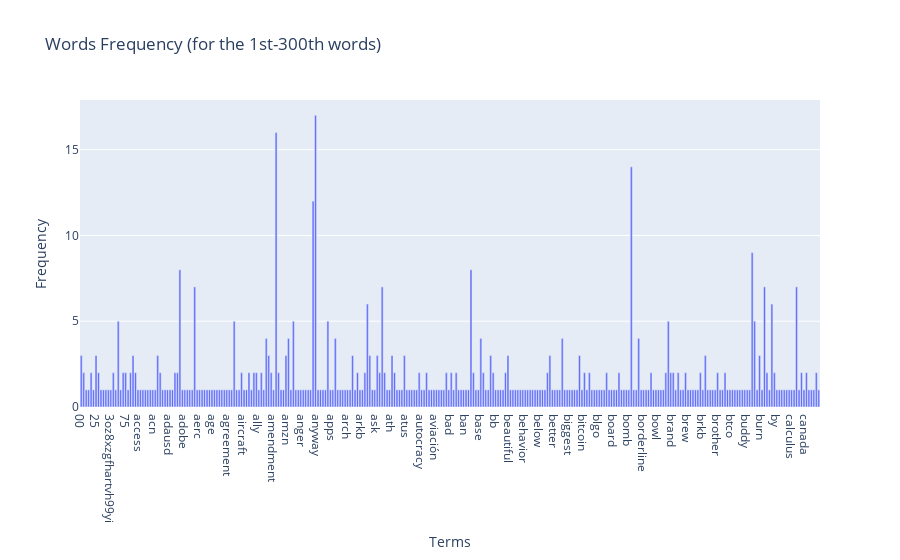
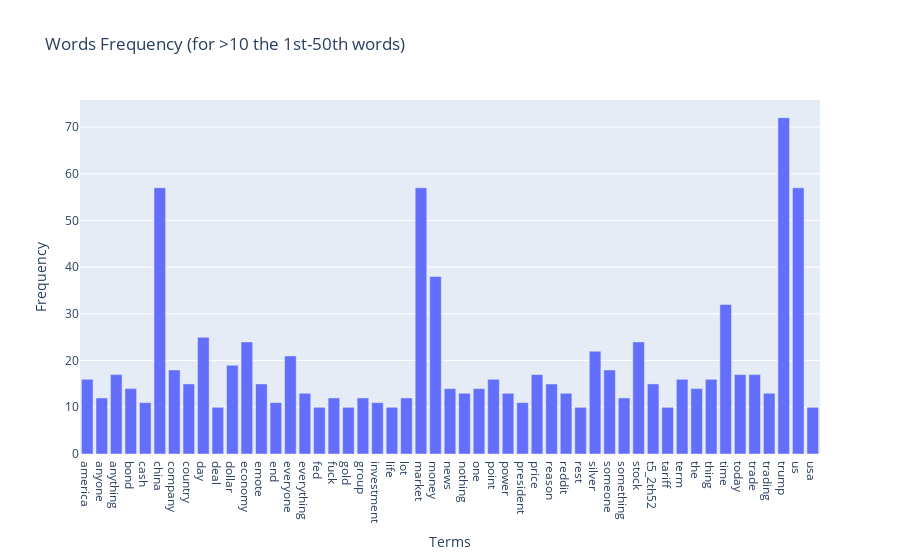
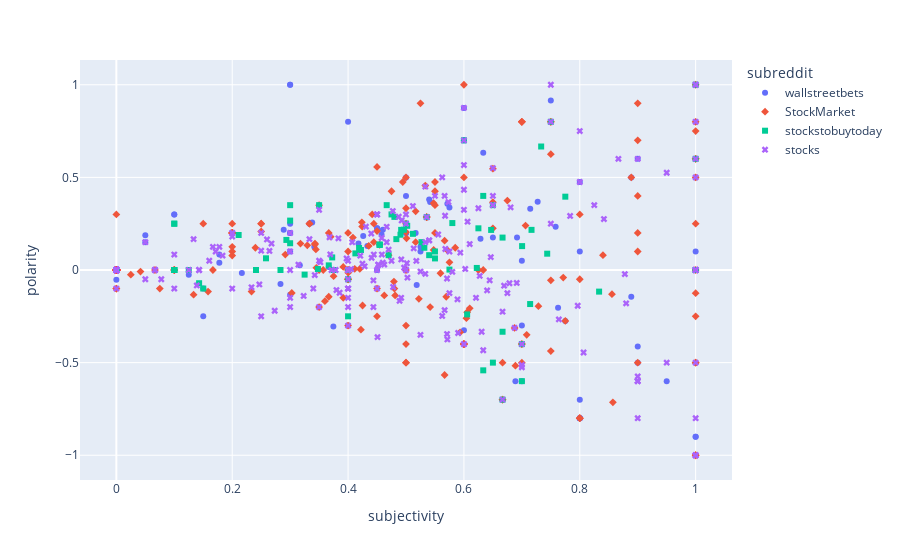
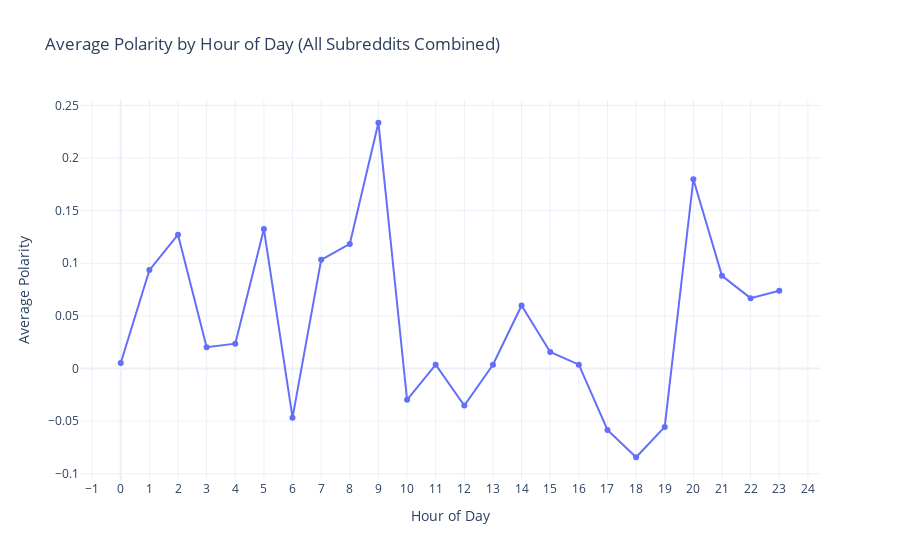

The code cell stored with these charts, in order, in its notebook:
### Markdown cell above
# Phase 1

### Code cell
### Begin Assignment Here

# SETUP
import pandas as pd
import numpy as np
import nltk

nltk.download("punkt")  # download the NLTK datasets
nltk.download("punkt_tab")
from sklearn.feature_extraction.text import CountVectorizer
import matplotlib.pyplot as plt
import plotly as py
import plotly.express as px
import plotly.graph_objects as go
import seaborn as sns
import math
import random

# If you get "ModuleNotFoundError: No module named 'PAMI'"
# run the following in a new Jupyter cell:
# !pip3 install PAMI
import PAMI
import umap
import helpers.data_mining_helpers as dmh


# IMPORT NEW DATASET AND SELECT NECESSARY COLUMNS
dtsetread = pd.read_csv("newdataset/Reddit-stock-sentiment.csv")
dtset = dtsetread[
    ["subreddit", "text", "entities", "subjectivity", "polarity", "sentiment"]
]

# PRINT THE FIRST THREE TEXTS (EXCERCISE 1)
for i in range(3):
    print(f"Example Text {i+1}:")
    print(dtset["text"].iloc[i])
    print("-" * 80)

# WAYS OF QUERY (EXCERCISE 2&3)
dtset[:10][["text", "entities"]]  # to compare the text and the extracted entities
dtset.query("subreddit=='wallstreetbets'")  # to see certain type of reddits
dtset[dtset["subreddit"].isin(["stockstobuytoday", "StockMarket"])][:40]
dtset[dtset["subreddit"] == "wallstreetbets"][::10][:5]

# CHECK MISSING VALUE (EXERCISE 4)
dtset.isnull().apply(
    lambda x: dmh.check_missing_values(x)
)  # originally no missing value
dtset.isnull().apply(lambda x: dmh.check_missing_values(x), axis=1)
dummy_dict = [{"text": "dummy_record", "sentiment": 1}]
dtset = pd.concat(
    [dtset, pd.DataFrame(dummy_dict)], ignore_index=True
)  # creating a row with missing value in four columns
dtset.dropna(inplace=True)
dtset.isnull().apply(lambda x: dmh.check_missing_values(x))  # dropping missing value

# CHECK DUPLICATED VALUE
dtset.duplicated()
sum(dtset.duplicated())
print(
    f"Original duplicated value num = {sum(dtset.duplicated())}"
)  # 23 duplicate values
print(f"Original dataset len = {len(dtset)}")
dtset.drop_duplicates(keep=False, inplace=True)
print(f"After dropping duplicate dataset len = {len(dtset)}")
print("-" * 80)

# SAMPLING
dt_sp = dtset.sample(n=400)
print(f"The length of dtset sample = {len(dt_sp)}")
print(dt_sp[0:5]["text"])
print("-" * 80)

# BAR CHART (EXERCISE 7&8)
print(
    f"There are {dtset['subreddit'].nunique()} kinds of Subreddits, and they are {dtset['subreddit'].unique()}"
)
print(dtset.subreddit.value_counts())
dtset.subreddit.value_counts().plot(
    kind="bar",
    title="Subreddit Distribution",
    ylim=[0, dtset.subreddit.value_counts().max() + 30],
    rot=0,
    fontsize=11,
    figsize=(8, 3),
)

data = {
    "Original Dataset": dtset.subreddit.value_counts(),
    "Sampled Dataset": dt_sp.subreddit.value_counts(),
}
dt_compare = pd.DataFrame.from_dict(data)
dt_compare.plot(
    kind="bar",
    width=0.4,
    title="Subreddit Distribution (compared with sample)",
    ylim=[0, dtset.subreddit.value_counts().max() + 40],
    rot=0,
    fontsize=10,
    figsize=(7, 4),
)
plt.legend(fontsize=8)
print("-" * 80)

# COUNTVECTORIZER (EXERCISE 9&10)
count_vect = CountVectorizer()
dt_counts = count_vect.fit_transform(dtset.entities)
dt_df = pd.DataFrame(dt_counts.toarray(), columns=count_vect.get_feature_names_out())
print(dt_df.head())
print(f"the 100th word is {count_vect.get_feature_names_out()[100]}")

analyze = count_vect.build_analyzer()  # review how to do tokenize
analyze(dtset.text[1])

dt_counts[0:5, 0:100].toarray()  # we found out that there is a "1" in the sparse matrix
row = dt_counts[3, 0:100]
idx = row.indices
vals = row.data
vocab = count_vect.get_feature_names_out()
for w, c in zip(vocab[idx], vals):
    print(
        f"{w} : {int(c)}"
    )  # so we know the word is "achievement" and it appears one time
print("-" * 80)

# SAMPLED HEATMAP (EXERCISE 11)
sample_docs = random.sample(range(dt_counts.shape[0]), 100)
sample_terms = random.sample(range(dt_counts.shape[1]), 100)

sample_matrix = dt_counts[sample_docs, :][:, sample_terms].toarray()

df_sample = pd.DataFrame(
    sample_matrix,
    columns=[f"term_{i}" for i in sample_terms],
    index=[f"redd_{i}" for i in sample_docs],
)

plt.figure(figsize=(14, 10))
sns.heatmap(df_sample, cmap="YlGnBu", cbar=True)
plt.title("Sampled Term-Redd Matrix (100 docs × 100 terms)")
plt.show()  # draw heatmap

# TERMS FREQUENCY AND TRANSFORMATION (EXERCISE 12-15)
term_frequencies = np.asarray(dt_counts.sum(axis=0))[
    0
]  # first graph : 300 words and frequency

tempdata = {
    "Terms": count_vect.get_feature_names_out()[:300],
    "Frequency": term_frequencies[:300],
}
plotly_df = pd.DataFrame.from_records(tempdata)
fig = px.bar(
    tempdata,
    x="Terms",
    y="Frequency",
    title="Words Frequency (for the 1st-300th words)",
)
fig.show()

temp_freq = []  # second graph : 50 words with frquency >10
temp_term = []
temp_cnt = 0

for idx, val in enumerate(term_frequencies):
    if temp_cnt > 50:
        break
    if val >= 10:
        temp_freq.append(val)
        temp_term.append(count_vect.get_feature_names_out()[idx])
        temp_cnt += 1

tempdata2 = {"Terms": temp_term, "Frequency": temp_freq}
plotly_df2 = pd.DataFrame.from_records(tempdata2)
fig = px.bar(
    plotly_df2,
    x="Terms",
    y="Frequency",
    title="Words Frequency (for >10 the 1st-50th words)",
)
fig.show()

top_n = 100  # third graph : long-tail presentation
sorted_idx = term_frequencies.argsort()[::-1]
top_idx = sorted_idx[:top_n]

top_words = count_vect.get_feature_names_out()[top_idx]
top_counts = term_frequencies[top_idx]

plt.figure(figsize=(20, 8))
sns.barplot(x=top_words, y=top_counts, palette="viridis")
plt.xticks(rotation=90)
plt.title(f"Top {top_n} Most Frequent Words")
plt.ylabel("Frequency")
plt.show()

term_frequencies_log = [
    math.log(i) for i in term_frequencies
]  # fourth graph : log transformation
term_frequencies_log_arr = np.array(term_frequencies_log)

top_n = 100
sorted_idx = term_frequencies_log_arr.argsort()[::-1]
top_idx = sorted_idx[:top_n]

top_words = count_vect.get_feature_names_out()[top_idx]
top_counts = term_frequencies_log_arr[top_idx]

plt.figure(figsize=(20, 8))
sns.barplot(x=top_words, y=top_counts, palette="viridis")
plt.xticks(rotation=90)
plt.title(f"Top {top_n} Most Frequent Words (Logged)")
plt.ylabel("log(Frequency)")
plt.show()

# MY OWN ANALYSIS AND NEW DATA VISUALIZATIONS
fig = px.scatter(
    dtset, x="subjectivity", y="polarity", color="subreddit", symbol="subreddit"
)  # first graph: scatter graph
fig.show()

# My Insight：
# Most posts exhibit polarity values close to zero, indicating that discussions in Reddit’s investment communities are largely neutral in emotional tone.
# The subjectivity values mostly range between 0.3 and 0.8, suggesting that users express personal opinions but not extreme subjectivity.
# Distributions across different subreddits show minimal variation, implying that discussions tend to revolve around similar financial topics and share comparable emotional tones.
# In the highly subjective and strongly positive region (upper-right corner), clusters of wallstreetbets posts can be observed. This indicates that the community features exaggerated, emotionally charged, and speculative expressions.
# When subjectivity is low, polarity values concentrate near zero—reflecting more objective statements with limited emotional expression.
# Conversely, higher subjectivity corresponds to a wider spread of polarity (from –1 to 1), showing that subjective language tends to involve stronger emotional swings.

dtset["datetime"] = pd.to_datetime(dtsetread["datetime"])  # second graph: line graph
dtset["hour"] = dtset["datetime"].dt.hour
hour_sent = dtset.groupby("hour")["polarity"].mean().reset_index()

fig = px.line(
    hour_sent,
    x="hour",
    y="polarity",
    title="Average Polarity by Hour of Day (All Subreddits Combined)",
    markers=True,
)

fig.update_layout(
    xaxis_title="Hour of Day",
    yaxis_title="Average Polarity",
    xaxis=dict(dtick=1),
    template="plotly_white",
)
fig.show()

# My Insight：
# The average polarity remains close to zero, indicating that most posts maintain a neutral tone. However, noticeable positive spikes appear around 2–5 AM, 9 AM, and 8 PM, showing moments of stronger optimism.
# Polarity peaks near 9 AM (likely coinciding with U.S. market opening hours) and 8 PM (possibly Asian evening discussion time). These surges may correspond to pre-market expectations or post-market reflections.
# Between 3 PM and 6 PM, average polarity dips below zero, suggesting that posts become slightly more negative—potentially due to intraday market downturns or investor fatigue.
# The pattern may reflect investors’ behavioral rhythm during trading hours, yet the dataset may mix users from multiple time zones, so the “hourly” pattern should be interpreted with caution.

### Figure 1 — Plotly figure (JSON) as saved in the notebook; plotly's stock layout.template omitted (floating-point values rounded to 4 significant figures; data arrays with more than 128 entries replaced by an {"elided": "..."} marker saying what was removed)
{"data": [{"hovertemplate": "Terms=%{x}<br>Frequency=%{y}<extra></extra>", "legendgroup": "", "marker": {"color": "#636efa", "pattern": {"shape": ""}}, "name": "", "orientation": "v", "showlegend": false, "textposition": "auto", "type": "bar", "x": {"elided": "300 str values"}, "xaxis": "x", "y": {"elided": "300 int values"}, "yaxis": "y"}], "layout": {"barmode": "relative", "legend": {"tracegroupgap": 0}, "title": {"text": "Words Frequency (for the 1st-300th words)"}, "xaxis": {"anchor": "y", "domain": [0, 1], "title": {"text": "Terms"}}, "yaxis": {"anchor": "x", "domain": [0, 1], "title": {"text": "Frequency"}}}}

### Figure 2 — Plotly figure (JSON) as saved in the notebook; plotly's stock layout.template omitted (floating-point values rounded to 4 significant figures)
{"data": [{"hovertemplate": "Terms=%{x}<br>Frequency=%{y}<extra></extra>", "legendgroup": "", "marker": {"color": "#636efa", "pattern": {"shape": ""}}, "name": "", "orientation": "v", "showlegend": false, "textposition": "auto", "type": "bar", "x": ["america", "anyone", "anything", "bond", "cash", "china", "company", "country", "day", "deal", "dollar", "economy", "emote", "end", "everyone", "everything", "fed", "fuck", "gold", "group", "investment", "life", "lot", "market", "money", "news", "nothing", "one", "point", "power", "president", "price", "reason", "reddit", "rest", "silver", "someone", "something", "stock", "t5_2th52", "tariff", "term", "the", "thing", "time", "today", "trade", "trading", "trump", "us", "usa"], "xaxis": "x", "y": [16, 12, 17, 14, 11, 57, 18, 15, 25, 10, 19, 24, 15, 11, 21, 13, 10, 12, 10, 12, 11, 10, 12, 57, 38, 14, 13, 14, 16, 13, 11, 17, 15, 13, 10, 22, 18, 12, 24, 15, 10, 16, 14, 16, 32, 17, 17, 13, 72, 57, 10], "yaxis": "y"}], "layout": {"barmode": "relative", "legend": {"tracegroupgap": 0}, "title": {"text": "Words Frequency (for >10 the 1st-50th words)"}, "xaxis": {"anchor": "y", "domain": [0, 1], "title": {"text": "Terms"}}, "yaxis": {"anchor": "x", "domain": [0, 1], "title": {"text": "Frequency"}}}}

### Figure 3 — Plotly figure (JSON) as saved in the notebook; plotly's stock layout.template omitted (floating-point values rounded to 4 significant figures; data arrays with more than 128 entries replaced by an {"elided": "..."} marker saying what was removed)
{"data": [{"hovertemplate": "subreddit=wallstreetbets<br>subjectivity=%{x}<br>polarity=%{y}<extra></extra>", "legendgroup": "wallstreetbets", "marker": {"color": "#636efa", "symbol": "circle"}, "mode": "markers", "name": "wallstreetbets", "orientation": "v", "showlegend": true, "type": "scatter", "x": {"elided": "149 float values"}, "xaxis": "x", "y": {"elided": "149 float values"}, "yaxis": "y"}, {"hovertemplate": "subreddit=StockMarket<br>subjectivity=%{x}<br>polarity=%{y}<extra></extra>", "legendgroup": "StockMarket", "marker": {"color": "#EF553B", "symbol": "diamond"}, "mode": "markers", "name": "StockMarket", "orientation": "v", "showlegend": true, "type": "scatter", "x": {"elided": "250 float values"}, "xaxis": "x", "y": {"elided": "250 float values"}, "yaxis": "y"}, {"hovertemplate": "subreddit=stockstobuytoday<br>subjectivity=%{x}<br>polarity=%{y}<extra></extra>", "legendgroup": "stockstobuytoday", "marker": {"color": "#00cc96", "symbol": "square"}, "mode": "markers", "name": "stockstobuytoday", "orientation": "v", "showlegend": true, "type": "scatter", "x": {"elided": "142 float values"}, "xaxis": "x", "y": {"elided": "142 float values"}, "yaxis": "y"}, {"hovertemplate": "subreddit=stocks<br>subjectivity=%{x}<br>polarity=%{y}<extra></extra>", "legendgroup": "stocks", "marker": {"color": "#ab63fa", "symbol": "x"}, "mode": "markers", "name": "stocks", "orientation": "v", "showlegend": true, "type": "scatter", "x": {"elided": "272 float values"}, "xaxis": "x", "y": {"elided": "272 float values"}, "yaxis": "y"}], "layout": {"legend": {"title": {"text": "subreddit"}, "tracegroupgap": 0}, "margin": {"t": 60}, "xaxis": {"anchor": "y", "domain": [0, 1], "title": {"text": "subjectivity"}}, "yaxis": {"anchor": "x", "domain": [0, 1], "title": {"text": "polarity"}}}}

### Figure 4 — Plotly figure (JSON) as saved in the notebook; plotly's stock layout.template omitted (floating-point values rounded to 4 significant figures)
{"data": [{"hovertemplate": "hour=%{x}<br>polarity=%{y}<extra></extra>", "legendgroup": "", "line": {"color": "#636efa", "dash": "solid"}, "marker": {"symbol": "circle"}, "mode": "lines+markers", "name": "", "orientation": "v", "showlegend": false, "type": "scatter", "x": [0, 1, 2, 3, 4, 5, 6, 7, 8, 9, 10, 11, 12, 13, 14, 15, 16, 17, 18, 19, 20, 21, 22, 23], "xaxis": "x", "y": [0.00519, 0.09352, 0.1272, 0.02025, 0.02362, 0.1325, -0.04673, 0.1033, 0.1184, 0.2336, -0.02973, 0.00362, -0.03518, 0.003563, 0.05984, 0.01571, 0.003623, -0.05846, -0.08436, -0.05554, 0.1799, 0.08809, 0.06689, 0.07382], "yaxis": "y"}], "layout": {"legend": {"tracegroupgap": 0}, "title": {"text": "Average Polarity by Hour of Day (All Subreddits Combined)"}, "xaxis": {"anchor": "y", "domain": [0, 1], "dtick": 1, "title": {"text": "Hour of Day"}}, "yaxis": {"anchor": "x", "domain": [0, 1], "title": {"text": "Average Polarity"}}}}
